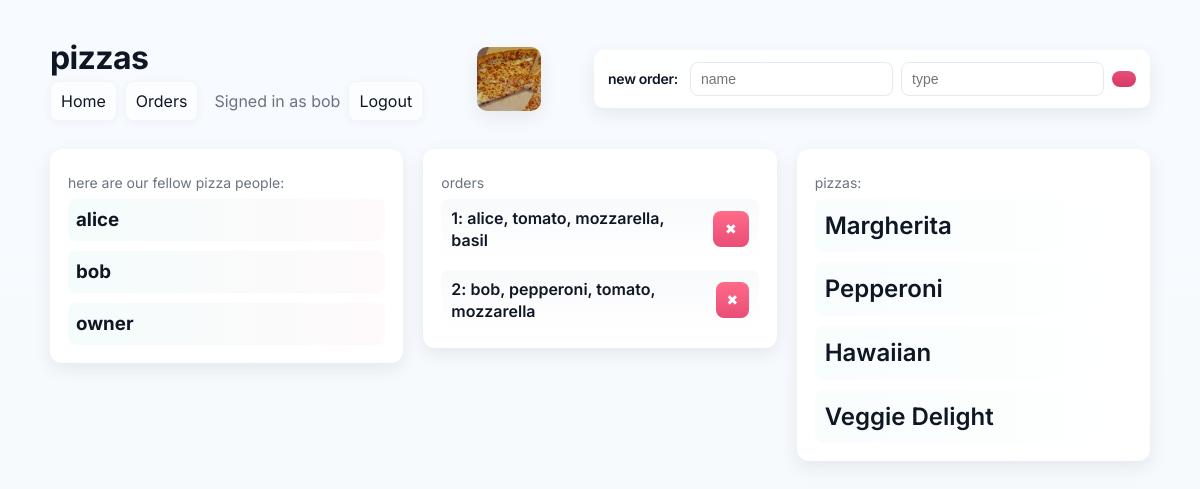
The page /index (signed in) on the database its author committed.
### ui.py (models this page shows, shortened)
class User(db.Model):
    __tablename__ = 'user'
    id = db.Column(db.Integer, primary_key=True)
    name = db.Column(db.String, unique=True)
    password_hash = db.Column(db.String, nullable=True)
    is_owner = db.Column(db.Boolean, default=False)
    orders = relationship("Order", back_populates="user")

class Pizza(db.Model):
    __tablename__ = 'pizza'
    id = db.Column(db.Integer, primary_key=True)
    name = db.Column(db.String)
    topping = db.Column(db.String)
    orders = relationship("Order", back_populates="pizza")

### ui.py (the view)
@app.route('/index')
def index():
    print('hi')
    info = []
    userss = []
    pzza = [pizza.name for pizza in Pizza.query.all()]
    users = User.query.all()
    for user in users:
        print(user)
        info.append((user.name, user.id))
        userss.append(user.name)
    results = User.query.join(User.orders).join(Order.pizza).add_entity(Pizza).add_entity(Order).all()
    oderings = []
    for i in results:
        oderings.append((i[0].name, i[1].topping, i[2].id))
    return render_template('index.html', info=info, results=results, oderings=oderings, userss=userss, pzza=pzza)

### templates/index.html
{% extends 'layout.html' %} {% block content %}
<div class="main-page">
    <div class="panel people-panel">
        <p>here are our fellow pizza people:</p>
        <div class="people-list">
            {% for i in userss %}
            <h3>{{i}}</h3>
            {% endfor %}
        </div>
    </div>
    <div class="panel orders-panel">
        <p>orders</p>
        <div class="orders-list">
            {% for i in oderings %}
            <form action="/delete/{{i[2]}}" method="POST">
                <div class="order">
                    <h2>{{i[2]}}: {{i[0]}}, {{i[1]}}</h2>
                    <button type="submit" name="button"></button>
                </div>
            </form>
            {% endfor %}
        </div>
    </div>
    <div class="panel pizzas-panel">
        <p>pizzas:</p>
        <div class="pizzas-list">
            {% for i in pzza %}
            <h2>{{i}}</h2>
            {% endfor %}
        </div>
    </div>
</div>
{% endblock %}

### templates/layout.html (shortened to what this page needs)
<!DOCTYPE html>
<html lang="en">
  <head>
    <link
      rel="stylesheet"
      href="{{url_for('static', filename='css/style.css')}}"
    />
  </head>
  <body>
    <div class="site-container">
    <div class="header">
      <div class="brand">
        <h1>pizzas</h1>
        <nav class="top-nav">
          <a href="{{ url_for('home') }}">Home</a>
          <a href="{{ url_for('index') }}">Orders</a>
          {% if session.get('username') %}
            <span class="muted" style="margin-left:8px">Signed in as {{ session.get('username') }}</span>
            <a href="{{ url_for('logout') }}">Logout</a>
          {% else %}
            <a href="{{ url_for('login') }}">Login</a>
            <a href="{{ url_for('register') }}">Register</a>
          {% endif %}
        </nav>
      </div>
      <img src="{{ url_for('static', filename='images/Cheese.jpg') }}" alt="Cheese">
      <div class="add-order">
        <h1>new order:</h1>
        <form action="{{url_for('add')}}" method="POST">
            <input type="text" placeholder="name", name="name">
            <input type="text" placeholder="type", name="pizza">
            <button type="submit"></button>
        </form>
    </div>
    </div>
    {% block content %}
    {% endblock %}
    </div>
   </body>
</html>

### static/css/style.css (style rules this page uses)
:root { --bg: #f6f8fb; --card: #ffffff; --accent: #E94E77; --accent-2: #4ECDC4; --muted: #6b7280; --text: #0f1724; --radius: 12px; --max-width: 1100px; --glass: rgba(255,255,255,0.6); --shadow: 0 6px 18px rgba(15,23,36,0.08); }
* { box-sizing: border-box }
html,body { height:100% }
body { margin:0; font-family: 'Inter', system-ui, -apple-system, 'Segoe UI', Roboto, 'Helvetica Neue', Arial; background: linear-gradient(180deg, #f7fbff 0%, var(--bg) 100%); color:var(--text); -webkit-font-smoothing:antialiased; -moz-osx-font-smoothing:grayscale; line-height:1.4; padding:36px 20px; }
.site-container { max-width:var(--max-width); margin:0 auto; }
.header { display:flex; align-items:center; justify-content:space-between; gap:20px; margin-bottom:28px; }
.header h1 { margin:0; font-weight:700; letter-spacing: -0.02em; color:var(--text); }
.header img { width:64px; height:64px; object-fit:cover; border-radius:10px; box-shadow:var(--shadow); }
.add-order { background:linear-gradient(180deg, rgba(255,255,255,0.9), var(--card)); padding:12px 14px; border-radius:10px; box-shadow:var(--shadow); display:flex; align-items:center; gap:12px; }
.add-order h1 { font-size:14px; margin:0; font-weight:600; }
.add-order form { display:flex; gap:8px; align-items:center; }
.add-order input[type="text"] { padding:8px 10px; border-radius:8px; border:1px solid #e6e9ef; background:transparent; font-size:14px; outline:none; min-width:120px; }
.add-order button[type="submit"] { background:linear-gradient(180deg,var(--accent), #d33a66); color:#fff; border:0; padding:8px 12px; border-radius:8px; cursor:pointer; font-weight:600; }
.main-page { display:grid; grid-template-columns: 1fr 1fr 1fr; gap:20px; align-items:start; }
.panel { background:var(--card); border-radius:var(--radius); padding:18px; box-shadow:var(--shadow); }
.panel h2, .panel h3, .panel p { margin:6px 0 }
.panel p { color:var(--muted);font-size:14px }
.people-list, .pizzas-list, .orders-list { display:flex;flex-direction:column;gap:10px }
.people-list h3 { margin:0;padding:8px;border-radius:8px;background:linear-gradient(90deg,rgba(78,205,196,0.06), rgba(233,78,119,0.03)); }
.order { display:flex; align-items:center; justify-content:space-between; gap:12px; padding:8px 10px; border-radius:8px; background:linear-gradient(180deg, rgba(245,247,250,0.7), rgba(255,255,255,0.5)); }
.order h2 { font-size:16px;margin:0;font-weight:600 }
button[name="button"], .order button { background:transparent; border:0; width:36px; height:36px; border-radius:8px; cursor:pointer; display:inline-grid; place-items:center; color:#fff; background:linear-gradient(180deg,#ff6b88, #e94e77); }
button[name="button"]::after { content:"✖";font-size:14px;line-height:1 }
.pizzas-list h2 { margin:0;padding:10px;border-radius:8px;background:linear-gradient(90deg, rgba(78,205,196,0.04), transparent);font-weight:600 }
.muted { color:var(--muted) }
.top-nav { display:flex;gap:8px;align-items:center }
.top-nav a { padding:8px 10px; border-radius:8px; text-decoration:none; color:var(--text); background:rgba(255,255,255,0.6); border:1px solid rgba(15,23,36,0.04); box-shadow:0 2px 8px rgba(15,23,36,0.04); }

### rows shown on the page
User: get "bob", name "bob", name "bob"
User: name "alice", name "alice"
User: name "owner"
Pizza: topping "tomato, mozzarella, basil", name "Margherita"
Pizza: topping "pepperoni, tomato, mozzarella", name "Pepperoni"
Pizza: name "Hawaiian"
Pizza: name "Veggie Delight"

### other values the page prints
{{ i[2] }} "1" "2"
